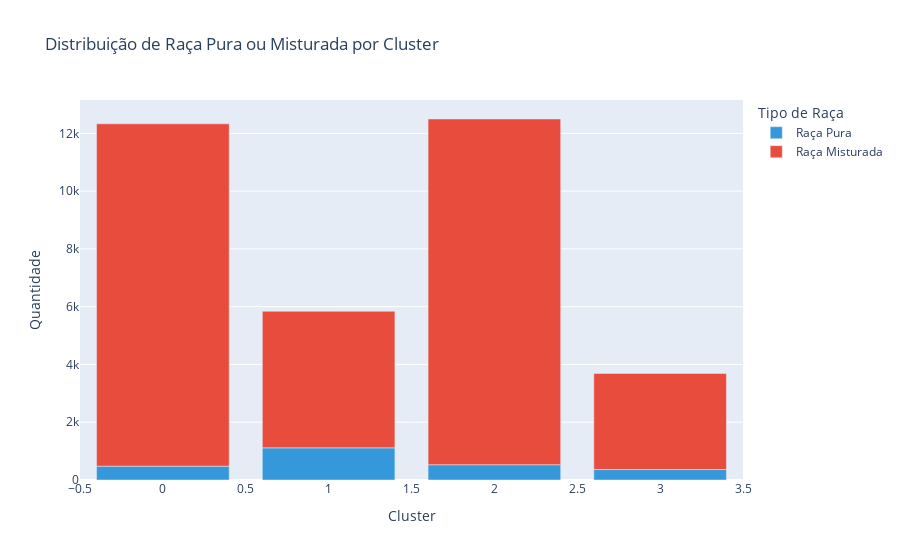

The notebook cell saved with this chart:
### Code cell
# Importar as bibliotecas necessárias
import pandas as pd
import plotly.express as px
from sklearn.cluster import KMeans

# Carregar o dataset escalado
dataset_path = '../data/scaled_ACC_INTAKES_OUTCOMES.parquet'
data_scaled = pd.read_parquet(dataset_path)

# Definir o número de clusters
n_clusters = 4

# Selecionar as features para o KMeans (conforme o código anterior)
cluster_features_scaled = [
    "age_upon_intake_(years)_scaled",
    "age_upon_outcome_(years)_scaled",
    "time_in_shelter_days_scaled",
    "outcome_type_Adoption       ",
    "outcome_type_Died           ",
    "outcome_type_Euthanasia     ",
    "outcome_type_Missing        ",
    "outcome_type_Return to Owner",
    "outcome_type_Transfer       ",
    "sex_upon_outcome_Intact Female",
    "sex_upon_outcome_Intact Male  ",
    "sex_upon_outcome_Neutered Male",
    "sex_upon_outcome_Spayed Female",
    "sex_upon_outcome_Unknown      ",
    "animal_type_Bir",
    "animal_type_Cat",
    "animal_type_Dog",
    "animal_type_Oth",
    "intake_condition_Aged   ",
    "intake_condition_Feral  ",
    "intake_condition_Injured",
    "intake_condition_Normal ",
    "intake_condition_Nursing",
    "intake_condition_Other  ",
    "intake_condition_Pregnan",
    "intake_condition_Sick   ",
    "sex_upon_intake_Intact Female",
    "sex_upon_intake_Intact Male  ",
    "sex_upon_intake_Neutered Male",
    "sex_upon_intake_Spayed Female",
    "sex_upon_intake_Unknown      ",
    "is_mix_breed",
    "color_Black",
    "color_Brown/Chocolate",
    "color_Gray/Blue",
    "color_Other_Colors",
    "color_Patterned",
    "color_Red/Orange",
    "color_White",
    "color_Yellow/Gold/Cream"
]

# Criar o modelo KMeans e adicionar os clusters ao dataframe
kmeans = KMeans(n_clusters=n_clusters, random_state=42)
data_scaled['cluster'] = kmeans.fit_predict(data_scaled[cluster_features_scaled])

# Criar o dataframe para o gráfico de barras empilhadas
breed_data = data_scaled.groupby(['cluster', 'is_mix_breed']).size().unstack(fill_value=0)

# Renomear as colunas para exibição mais clara
breed_data = breed_data.rename(columns={0: 'Raça Pura', 1: 'Raça Misturada'})

# Converter o dataframe para um formato longo para facilitar o uso com Plotly
breed_data_melted = breed_data.reset_index().melt(id_vars='cluster', 
                                                  value_vars=['Raça Pura', 'Raça Misturada'], 
                                                  var_name='Tipo de Raça', 
                                                  value_name='Quantidade')

# Criar o gráfico de barras empilhadas
fig_stacked_bar_breeds = px.bar(breed_data_melted, x='cluster', y='Quantidade', 
                                color='Tipo de Raça', 
                                color_discrete_sequence=['#3498db', '#e74c3c'],  # Cores específicas para cada tipo de raça
                                labels={'cluster': 'Cluster', 'Quantidade': 'Quantidade'},
                                title='Distribuição de Raça Pura ou Misturada por Cluster')

# Exibir o gráfico
fig_stacked_bar_breeds.show()

### Figure 1 — Plotly figure (JSON) as saved in the notebook; plotly's stock layout.template omitted (floating-point values rounded to 4 significant figures)
{"data": [{"alignmentgroup": "True", "hovertemplate": "Tipo de Raça=Raça Pura<br>Cluster=%{x}<br>Quantidade=%{y}<extra></extra>", "legendgroup": "Raça Pura", "marker": {"color": "#3498db", "pattern": {"shape": ""}}, "name": "Raça Pura", "offsetgroup": "Raça Pura", "orientation": "v", "showlegend": true, "textposition": "auto", "type": "bar", "x": [0, 1, 2, 3], "xaxis": "x", "y": [479, 1113, 529, 362], "yaxis": "y"}, {"alignmentgroup": "True", "hovertemplate": "Tipo de Raça=Raça Misturada<br>Cluster=%{x}<br>Quantidade=%{y}<extra></extra>", "legendgroup": "Raça Misturada", "marker": {"color": "#e74c3c", "pattern": {"shape": ""}}, "name": "Raça Misturada", "offsetgroup": "Raça Misturada", "orientation": "v", "showlegend": true, "textposition": "auto", "type": "bar", "x": [0, 1, 2, 3], "xaxis": "x", "y": [11852, 4728, 11968, 3327], "yaxis": "y"}], "layout": {"barmode": "relative", "legend": {"title": {"text": "Tipo de Raça"}, "tracegroupgap": 0}, "title": {"text": "Distribuição de Raça Pura ou Misturada por Cluster"}, "xaxis": {"anchor": "y", "domain": [0, 1], "title": {"text": "Cluster"}}, "yaxis": {"anchor": "x", "domain": [0, 1], "title": {"text": "Quantidade"}}}}
